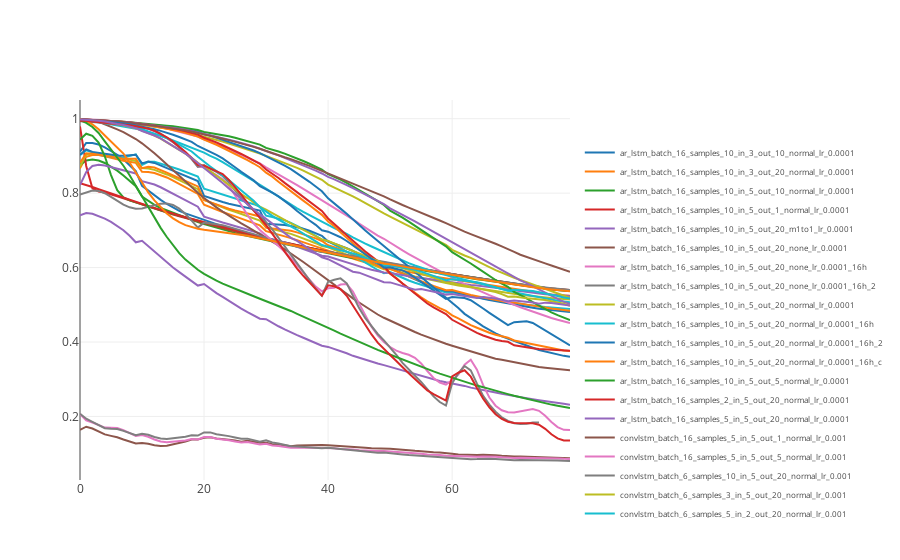

The code cell stored with this chart in its notebook:
### Code cell
traces = []
for exp, ev in evaluators.items():
#     if not '_bad' in exp.lower():
#         continue
#     if 'resnet' in exp.lower():
#         continue
    df = ev.get_ssim_values()

    x = df.index.values
    y = df['mean'].values
    error = None # df['std'].values
    traces.append(go.Scatter(x=x, y=y, name=exp, error_y=dict(array=error)))

layout = dict(
    legend=dict(
        y=0.9,
#         traceorder='reversed',
        font=dict(
            size=8
        )
    )
)

plotly.offline.iplot({
        "data": traces,
        "layout": layout
    })
